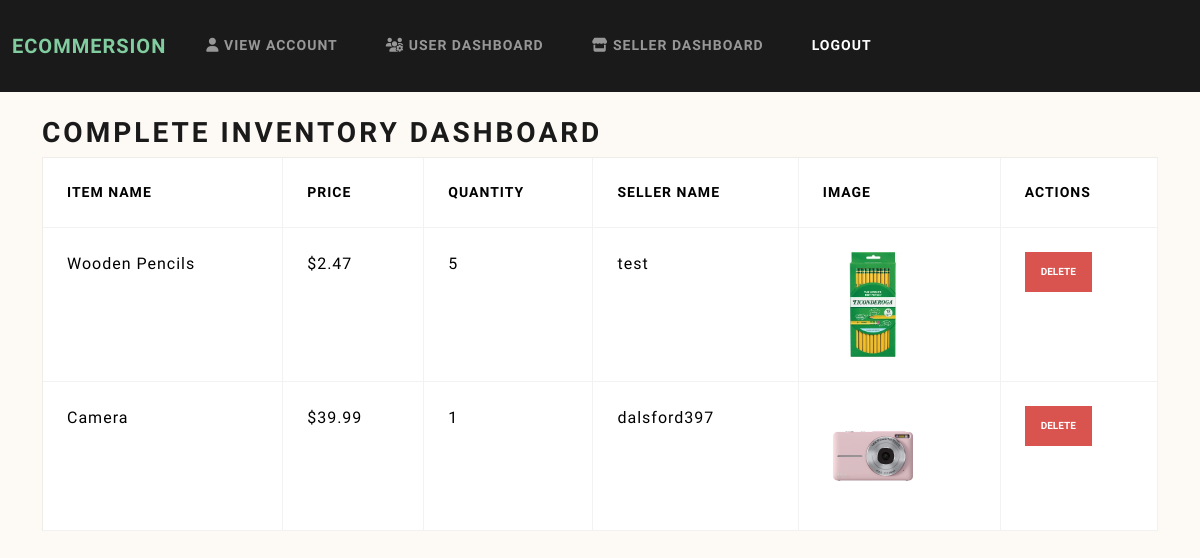
Page /sellerDashboard (signed in) on the committed database.
### models.py (models this page shows, shortened)
class Inventory(db.Model):
    __tablename__ = 'inventory'
    itemID = Column(Integer, primary_key=True)
    title = Column(String(50), nullable=False)
    sellerID = Column(Integer, ForeignKey('users.userID'), nullable=False)
    price = Column(Numeric(10, 2), nullable=False)
    stock = Column(Integer, nullable=False)
    image = Column(String(255), nullable=True)  # Add this line
    description = Column(String(255), nullable=False)

class User(db.Model, UserMixin):
    __tablename__ = 'users'
    userID = Column(Integer, primary_key=True)
    username = Column(String(50), nullable=False)
    password = Column(String(50), nullable=False)
    email = Column(String(50), nullable=False)
    address = Column(String(50), nullable=False)
    city = Column(String(50), nullable=False)
    state = Column(String(50), nullable=False)
    zipCode = Column(String(50), nullable=False)
    isAdmin = Column(Integer, nullable=False)

### main.py (the view)
@app.route('/sellerDashboard', methods=['GET'])
@login_required
def sellerDashboard():
    products = db.session.query(Inventory, User.username)\
        .join(User, Inventory.sellerID == User.userID)\
        .all()
    return render_template('sellerDashboard.html', products=products)

### main.py (called while the page is built)
@login.user_loader
def load_user(id):
    return db.session.get(User, int(id))

### templates/sellerDashboard.html
{% extends "home.html" %}
{% block content %}
<div class="container mt-4">
    <h2>Complete Inventory Dashboard</h2>
    <table class="table table-bordered">
        <thead>
            <tr>
                <th>Item Name</th>
                <th>Price</th>
                <th>Quantity</th>
                <th>Seller Name</th>
                <th>Image</th>
                <th>Actions</th>
            </tr>
        </thead>
        <tbody>
            {% for product, seller_name in products %}
            <tr>
                <td>{{ product.title }}</td>
                <td>${{ "%.2f"|format(product.price) }}</td>
                <td>{{ product.stock }}</td>
                <td>{{ seller_name }}</td>
                <td>
                    <img src="{{ url_for('static', filename=product.image) }}" alt="{{ product.title }}" width="100">
                </td>
                <td>
                    <form action="{{ url_for('deleteInventory', item_id=product.itemID) }}" method="POST" style="display: inline;">
                        <button type="submit" class="btn btn-danger btn-sm" onclick="return confirm('Are you sure you want to delete this item?')">Delete</button>
                    </form>
                </td>
            </tr>
            {% endfor %}
        </tbody>
    </table>
</div>
{% endblock %}

### templates/home.html (style rules this page uses)
body { background-color:rgb(253, 249, 245); }

### rows in the picture
Inventory: title "Wooden Pencils", price "2.47", stock "5", username "test", image (picture)
Inventory: title "Camera", price "39.99", stock "1", username "dalsford397", image (picture)
